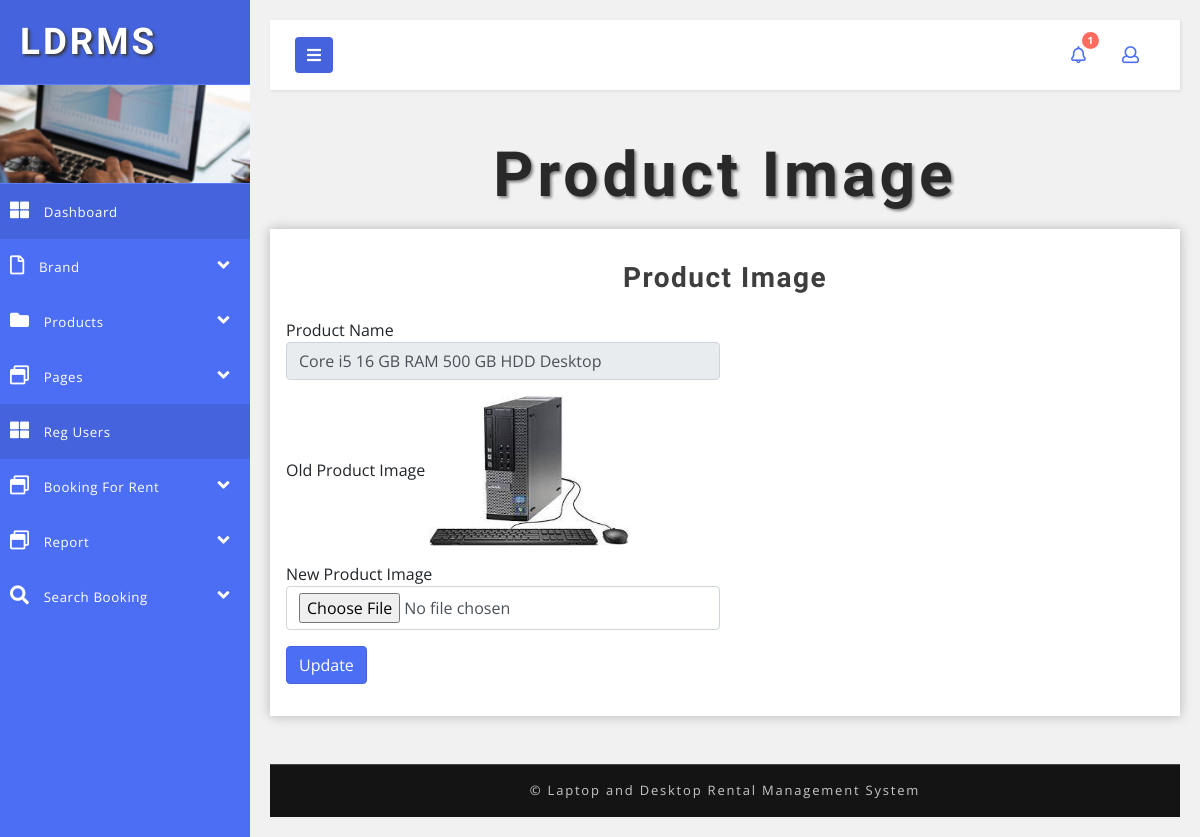
The app's page /admin/changeimage2.php?editid=3 (signed in) with its own data.
### tables this page shows
CREATE TABLE `tblproduct` (
  `ID` int(5) NOT NULL,
  `Type` varchar(50) DEFAULT NULL,
  `BrandID` int(5) DEFAULT NULL,
  `ProductName` varchar(250) DEFAULT NULL,
  `Processor` varchar(250) DEFAULT NULL,
  `Screen` varchar(200) DEFAULT NULL,
  `RAM` varchar(100) DEFAULT NULL,
  `Storage` varchar(250) DEFAULT NULL,
  `Charges` varchar(250) DEFAULT NULL,
  `RentalPrice` decimal(10,0) DEFAULT NULL,
  `ProductModel` varchar(250) DEFAULT NULL,
  `ProductDescription` mediumtext DEFAULT NULL,
  `Image` varchar(250) DEFAULT NULL,
  `Image1` varchar(250) DEFAULT NULL,
  `Image2` varchar(250) DEFAULT NULL,
  `Image3` varchar(250) DEFAULT NULL,
  `Image4` varchar(250) DEFAULT NULL,
  `Image5` varchar(250) DEFAULT NULL,
  `CreationDate` timestamp NULL DEFAULT current_timestamp()
);

### admin/changeimage2.php (the view, shortened to what this page needs)
<?php
include('includes/dbconnection.php');
if (strlen($_SESSION['vrmsaid']==0)) {
  header('location:logout.php');
  }
  else{
  ?>
<!DOCTYPE html>
<html lang="en">
<head>
    <link href="css/bootstrap.css" rel="stylesheet" type="text/css" media="all" />
    <link href="css/style.css" rel="stylesheet" type="text/css" media="all" />
    <link rel="stylesheet" href="css/style4.css">
    <link href="css/fontawesome-all.css" rel="stylesheet">
</head>
<body>
    <div class="wrapper">
       <?php include_once('includes/sidebar.php');?>
        <div id="content">
       <?php include_once('includes/header.php');?>
            <h2 class="main-title-w3layouts mb-2 text-center"> Product Image</h2>
            <section class="forms-section">
                <div class="outer-w3-agile mt-3">
                    <h4 class="tittle-w3-agileits mb-4"> Product Image</h4>
                    <form action="#" method="post" enctype="multipart/form-data">
                        <?php
 $imgid=$_GET['editid'];
$ret=mysqli_query($con,"select * from  tblproduct where ID='$imgid'");
while ($row=mysqli_fetch_array($ret)) {
?>
                        <div class="form-row">
                            <div class="form-group col-md-6">
                                <label for="inputEmail4">Product Name</label>
                                <input type="text" class="form-control" readonly="true" value="<?php echo $row['ProductName'];?>">
                            </div>
                        </div>
                        <div class="form-row">
                            <div class="form-group col-md-6">
                                <label for="inputEmail4">Old Product Image</label>
                                <img src="images/<?php echo $row['Image2'];?>" width="200" height="150" value="<?php  echo $row['Image2'];?>">
                            </div>
                        </div>
                        <div class="form-row">
                            <div class="form-group col-md-6">
                                <label for="inputEmail4">New Product Image</label>
                                <input class="form-control" id="images" name="images"  type="file" required="true" value="">
                            </div>
                        </div>
                        <?php } ?>
                        <button type="submit" class="btn btn-primary" name="submit">Update</button>
                    </form>
                </div>
            </section>
           <?php include_once('includes/footer.php');?>
        </div>
    </div>
</body>
</html>
<?php }  ?>

### admin/css/style.css (style rules this page uses)
html, body { margin: 0; font-size: 100%; font-family: 'Open Sans', sans-serif; background: #fff; }
input[type="button"], button[type="submit"] { transition: 0.5s all; -webkit-transition: 0.5s all; -moz-transition: 0.5s all; -o-transition: 0.5s all; -ms-transition: 0.5s all; }
h1, h2, h3, h4, h5, h6 { margin: 0; font-family: 'Poiret One', cursive; font-weight: 700; }
label { margin: 0; }
.outer-w3-agile { padding: 2em 1em; -webkit-box-shadow: 0px 0px 11px 0px rgba(0, 0, 0, 0.25); -moz-box-shadow: 0px 0px 11px 0px rgba(0, 0, 0, 0.25); box-shadow: 0px 0px 11px 0px rgba(0, 0, 0, 0.25); background: #fff; }
h2.main-title-w3layouts { font-size: 3.9em; letter-spacing: 4px; color: #292929; text-shadow: 2px 2px 3px #838386; text-transform: capitalize; }
h4.tittle-w3-agileits { font-size: 2em; letter-spacing: 1.5px; font-weight: 600; color: #3e3e3e; text-align: center; }
.btn-primary { color: #fff; background-color: #4c6ef5; border-color: #4463dc; }
@media (max-width:1280px) { h4.tittle-w3-agileits { font-size: 1.75em; } }

### admin/css/style4.css (style rules this page uses)
body { font-family: 'Open Sans', sans-serif; background: #f1f1f1; }
.wrapper { display: flex; align-items: stretch; }
#content { padding: 20px; min-height: 100vh; transition: all 0.3s; overflow: hidden; width: 100%; }

### records on screen
tblproduct: ProductName "Core i5 16 GB RAM 500 GB HDD Desktop", Image2 (picture)

### other values on screen
$num "1"
